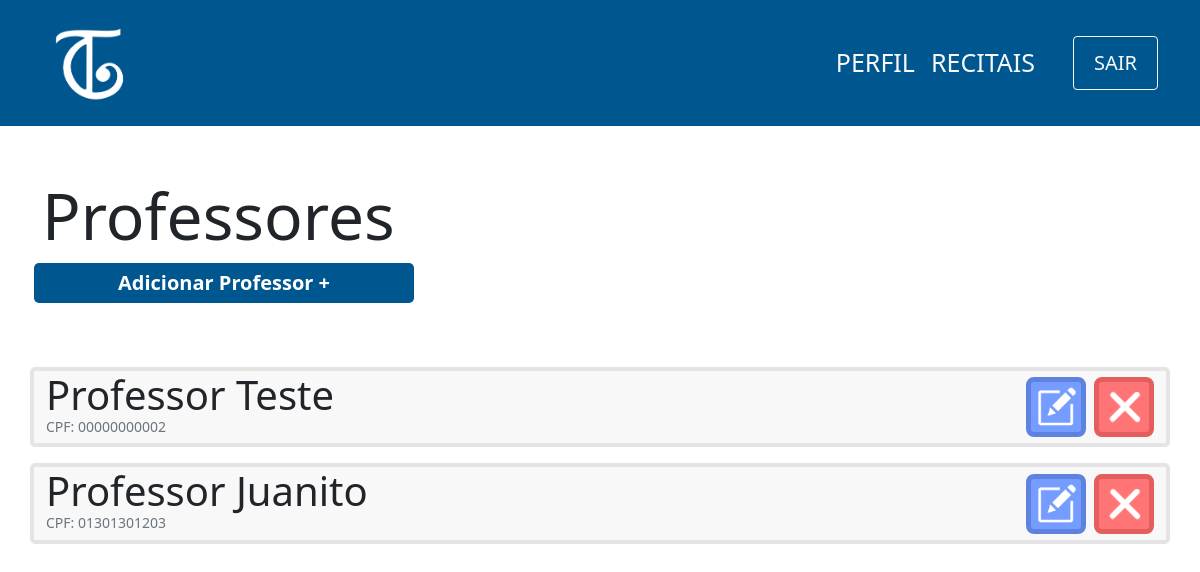
/view/professor/index.php, run on an earlier commit of the app's database.
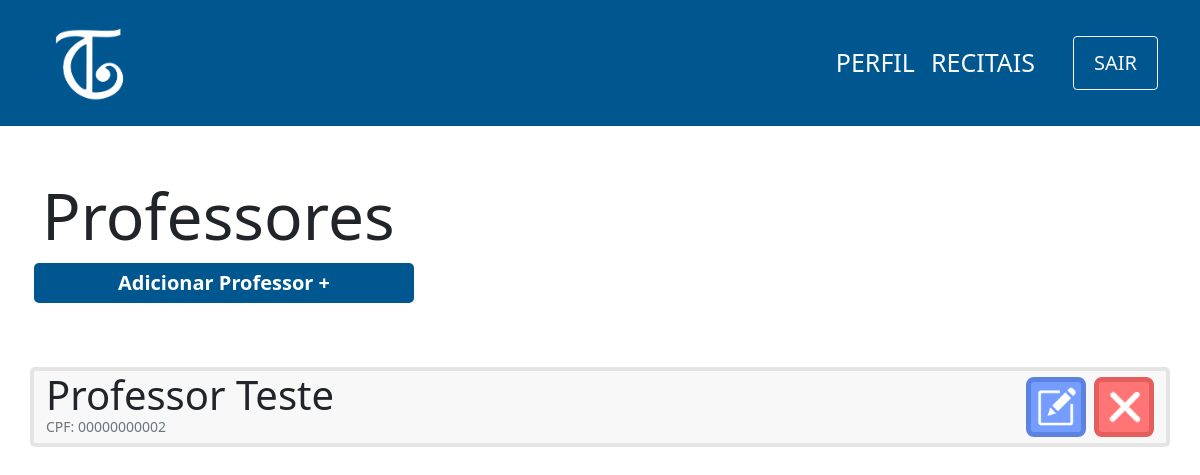
And on a later commit of the database.
### tables this page shows
CREATE TABLE professor(
                id INTEGER PRIMARY KEY ,
                cpf varchar(11) not null,
                nome varchar(100) not null,
                senha varchar(100) not null,
                email varchar(100) not null,
                contrato varchar(150)
            );

### controller/professor/index.php (called while the page is built)
<?php
    require '../../db/connection.php';
    try {
        $sql=$db->prepare('SELECT nome,cpf,id FROM professor');
        $sql->execute();
        $professores=$sql->fetchAll(PDO::FETCH_ASSOC);
    } catch (PDOException $e) {
        echo 'Erro ao executar comando no banco de dados: ' . $e->getMessage();
        exit();
    }
?>

### view/professor/index.php (the view, shortened to what this page needs)
<?php
    include '../../layouts/navbar.php';
    include '../../controller/professor/index.php';
?>
<div class="container">
    <div class="row mt-5">
        <h1 class="mt-1 display-3">Professores</h1>
        <span class="btn-principal col-md-4 col-sm-12 mx-1 text-center mb-5">
            <a href="cadastro.php">Adicionar Professor +</a>
        </span>
        <?php
        foreach($professores as $professor){
            echo'
        <div class="col-12 card d-flex flex-row mt-3 justify-content-between">
            <div class="d-flex flex-column" id="'.$professor['id'].'">
                <p class="m-0 display-6">'.$professor['nome'].'</p>
                <p class="m-0 text-muted display-3 mb-2" style="font-size:14px">CPF: '.$professor['cpf'].'</p>
            </div>
            <div class="d-flex align-items-center">
                <button class="btn-editar mx-2">
                    <img src="../../images/edit-icon.png" width=40px>
                </button>
                <button class="btn-remover">
                    <img src="../../images/delete-icon.png" width=40px>
                </button>
            </div>
        </div>
        ';}
        ?>
    </div>
</div>

What changed in the data, as far as the page shows it:
removed professor: nome "Professor Juanito", cpf "01301301203"
